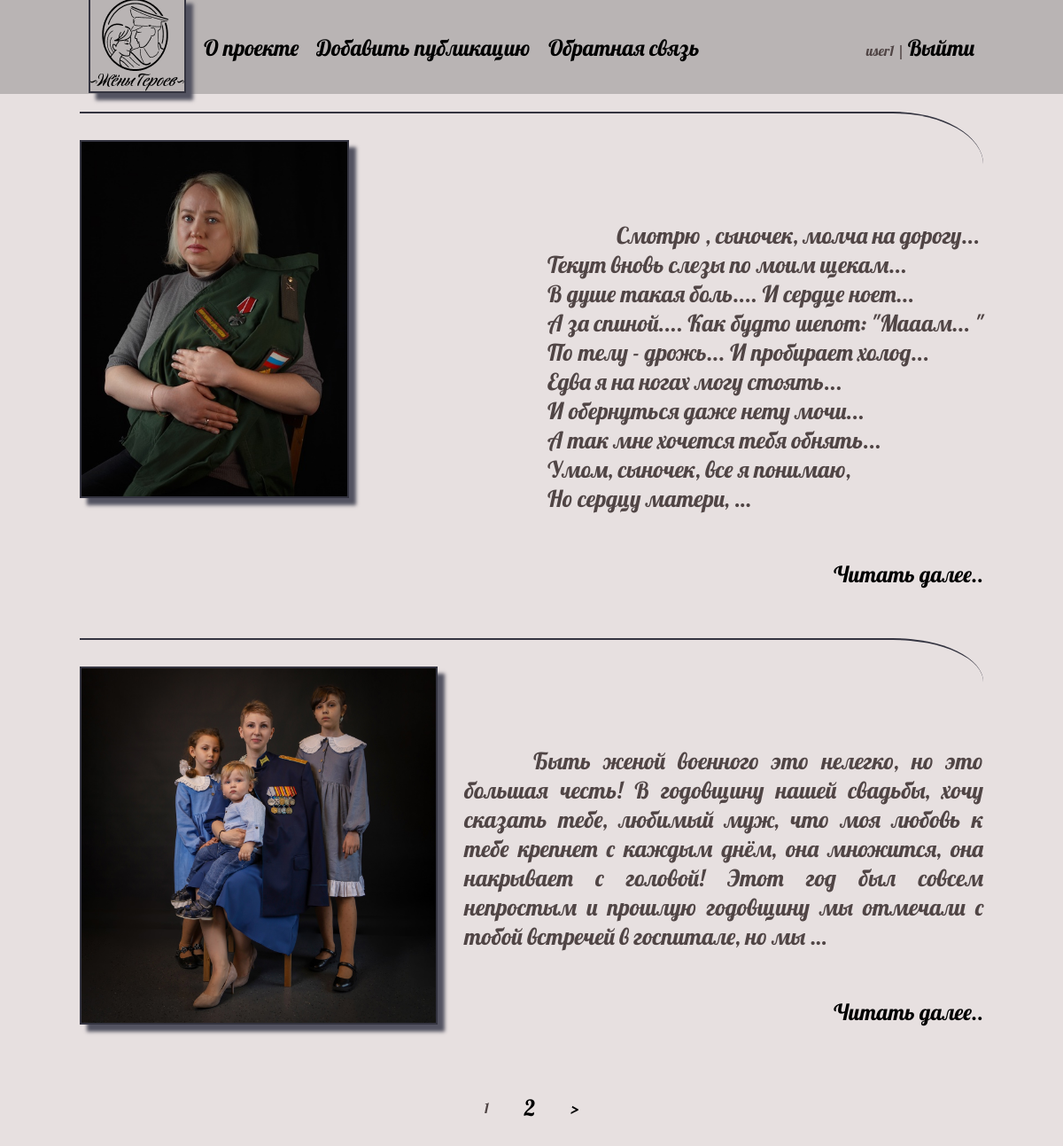
Screenshot of / (signed in) with the database file from the repository.
### posts/models.py (models this page shows, shortened)
class Post(models.Model):
    author = models.ForeignKey('Author', on_delete=models.CASCADE, verbose_name='Автор публикации')
    title = models.CharField(max_length=255, blank=True, verbose_name="Заголовок публикации", )
    content = models.TextField(blank=True, verbose_name="Текст публикации")
    photo = models.ImageField(upload_to="photos/%Y/%m/%d/", verbose_name="Фото")
    time_create = models.DateTimeField(auto_now_add=True, verbose_name="Время создания")
    time_update = models.DateTimeField(auto_now=True, verbose_name="Время изменения")
    is_moderated = models.BooleanField(default=False, verbose_name="Прошло модерацию")
    category = models.ForeignKey('Category', on_delete=models.PROTECT, verbose_name="Категории публикации") # например публикация с фото или новость
    theme = models.ForeignKey('Theme', on_delete=models.PROTECT, verbose_name="Тема") # например фото в мундире, детский рисунок, письма..
    rating = models.SmallIntegerField(default=0, verbose_name='Рейтинг')
    def get_absolute_url(self):
        return reverse('post_detail', kwargs={'pk' : self.pk})
    class Meta:
        verbose_name = 'Публикация'
        verbose_name_plural = 'Публикации'
        ordering = ['id']

### posts/views.py (the view)
# urls.py: path('', PostList.as_view(), name='home'),
class PostList(DataMixin, ListView):
    model = Post
    template_name = 'posts/index.html'
    context_object_name = 'posts'
    def get_context_data(self, *, object_list=None, **kwargs):
        context = super().get_context_data(**kwargs)
        c_def = self.get_user_context(title="Главная страница")
        return dict(list(context.items()) + list(c_def.items()))
    def get_queryset(self):
        return Post.objects.filter(is_moderated=True)

### posts/utils.py (called while the page is built)
    def get_user_context(self, **kwargs):
        context = kwargs
        user_menu = menu.copy()
        if not self.request.user.is_authenticated:
            user_menu.pop(1)
        context['menu'] = user_menu
        return context

### posts/templates/posts/index.html (shortened to what this page needs)
{% extends 'posts/base.html' %}
{% block content %}
<ul class="articles">
    {% for p in posts %}
    <li  class="article">
            {% if p.photo %}
            <img class="article__image" src="{{p.photo.url}}">
            {% endif %}
            <div class="article__content">
                {% autoescape on %}
                    {{p.content|linebreaks|truncatewords:50}}
                {% endautoescape %}
                <p class="article__link"><a href="{{ p.get_absolute_url }}">Читать далее..</a></p>
            </div>
    </li>
    {% endfor %}
</ul>
{% endblock %}

### posts/templates/posts/base.html (shortened to what this page needs)
{% load static %}
<!DOCTYPE html>
<html lang="ru">
<head>
    <link rel="stylesheet" href="{% static 'posts/css/styles.css' %}">
    <link rel="stylesheet" href="{% static 'posts/css/fonts.css' %}">
</head>
<body>
    {% block mainmenu %}
    <header class="header">
        <ul id="mainmenu" class="mainmenu">
            <li class="logo"><a href="{% url 'home' %}"><img class="logo" src="{% static 'posts/images/logo.png' %}" alt="logo"></a></li>
            {% for m in menu %}
                <li><a href="{% url m.url_name %}">{{m.title}}</a></li>
            {% endfor %}
            {% if request.user.is_authenticated %}
            <li class="last"> {{user.username}} | <a href="{% url 'logout' %}">Выйти</a></li>
            {% else %}
            <li class="last"><a href="{% url 'register' %}">Регистрация</a> | <a href="{% url 'login' %}">Войти</a></li>
            {% endif %}
        </ul>
    </header>
    {% endblock mainmenu %}
    <main class="main">
        {% block content %}
        {% endblock content %}
        {% if page_obj.has_other_pages %}
        <section class="pagination">
            <ul class="pagination__content">
                {% for p in paginator.page_range %}
                    {% if page_obj.number == p %}
                    <li class="page-num page-num-selected">{{ p }}</li>
                    {% elif p >= page_obj.number|add:-2 and p <= page_obj.number|add:2 %}
                    <li class="page-num"><a href="?page={{ p }}">{{ p }}</a></li>
                    {% endif %}
                {% endfor %}
                {% if page_obj.has_next %}
                    <li class="pagination__right"><a href="?page={{ page_obj.next_page_number }}">&gt;</a></li>
                {% endif %}
            </ul>
        </section>
        {% endif %}
    </main>
</body>
</html>

### posts/static/posts/css/styles.css (style rules this page uses)
html, body { font-family: 'Lobster'; font-style: normal; color: rgb(80, 69, 69); ; margin: 0; padding: 0; height: 100%; width: 100%; background-color: #e7e0e0; }
ul { list-style: none; margin: 0; padding: 0; }
a { color: black; text-decoration: none; font-family: 'Lobster'; font-weight: 400; font-size: 25px; line-height: 31px; }
img { max-width: 450px; height: 100%; -o-object-fit: contain; object-fit: contain; border: 2px solid #343440; box-shadow: 8px 8px 4px #535361; }
.header { padding: 0 10px; box-sizing: border-box; position: sticky; position: -webkit-sticky; top: 0; background-color: #b9b4b4; height: 106px; width: 100%; font-family: 'Lobster'; font-style: normal; }
main, .mainmenu { max-width: 1020px; margin: 0 auto; }
.main { width: 100%; box-sizing: border-box; padding: 20px 0; margin: 0 auto; }
.mainmenu { height: 100%; display: flex; justify-content: space-between; align-items: center; }
.mainmenu>li { padding: 0 10px; }
.pagination { margin: 20px 0; }
.pagination__content { display: flex; justify-content: center; align-items: center; }
.pagination__content>li { padding: 0 20px; }
.article { padding: 30px 0; display: flex; justify-content: space-between; border-top: #343440 2px solid; border-top-right-radius: 10%; }
.article__image { max-width: 600px; height: auto; max-height: 50vh; margin-right: 30px; }
.article__content, .about { font-size: 26px; text-align: justify; text-indent: 3em; display: flex; flex-direction: column; justify-content: space-between; }
.article__link { margin-left: auto; }
.last { margin-left: auto; }

### rows the page displays
Post: photo (picture), content "Смотрю , сыночек, молча на дорогу... Текут вновь слезы по моим щекам... В душе такая боль.... И сердце ноет... А за спиной.... Как будто шепот: \"Мааам... \" По телу - дрожь... И пробирает холод... Едва я на ногах могу стоять... И обернуться даже нету мочи... А так мне хочется тебя обнять... Умом, сыночек, все я понимаю, Но сердцу матери, …"
Post: photo (picture), content "Быть женой военного это нелегко, но это большая честь! В годовщину нашей свадьбы, хочу сказать тебе, любимый муж, что моя любовь к тебе крепнет с каждым днём, она множится, она накрывает с головой! Этот год был совсем непростым и прошлую годовщину мы отмечали с тобой встречей в госпитале, но мы …"

### other values shown
{{ m.title }} "О проекте" "Добавить публикацию" "Обратная связь"
{{ user.username }} "user1"
{{ p }} "1"
{{ p }} "2"
